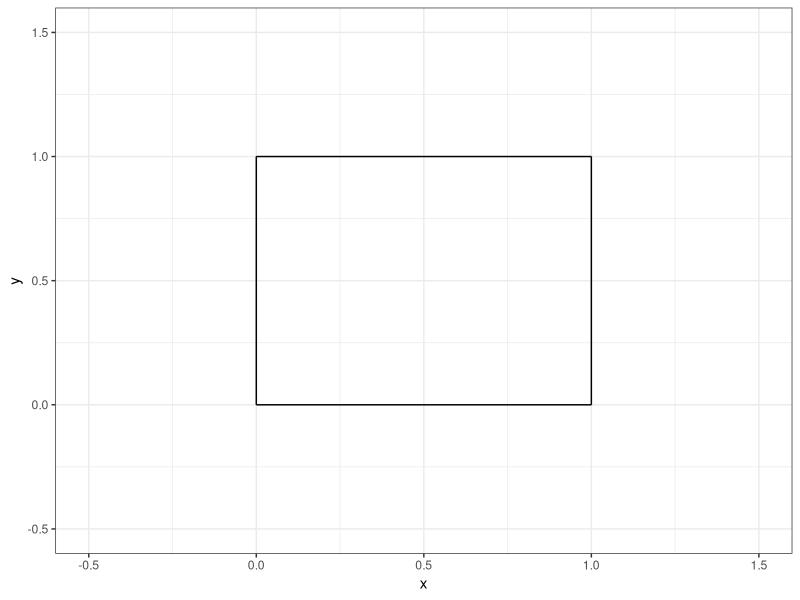
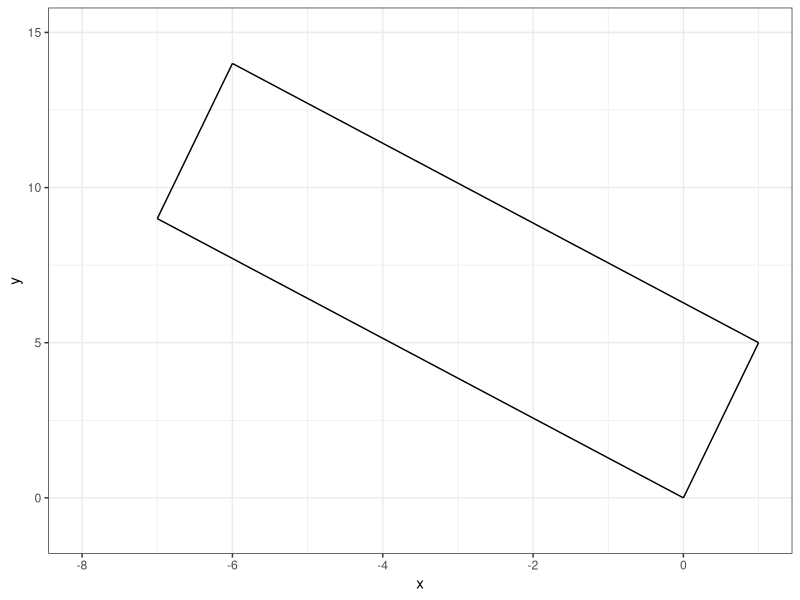
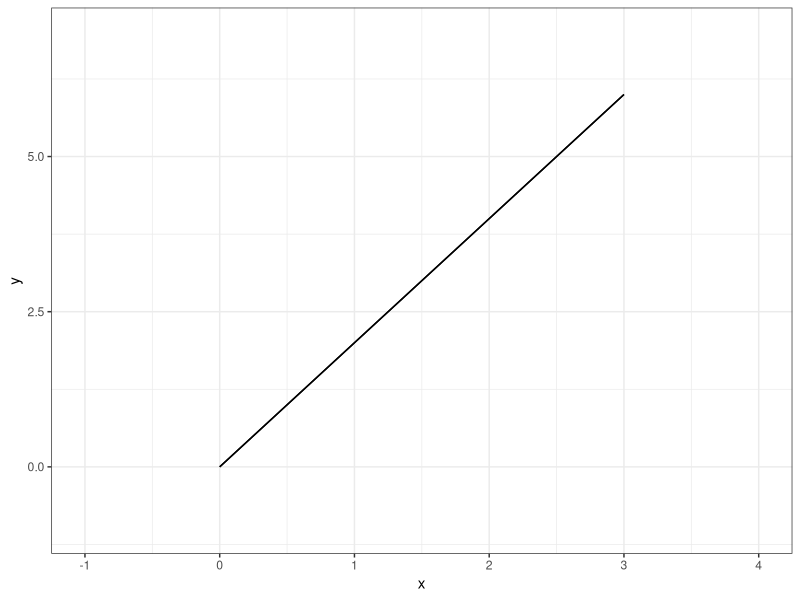
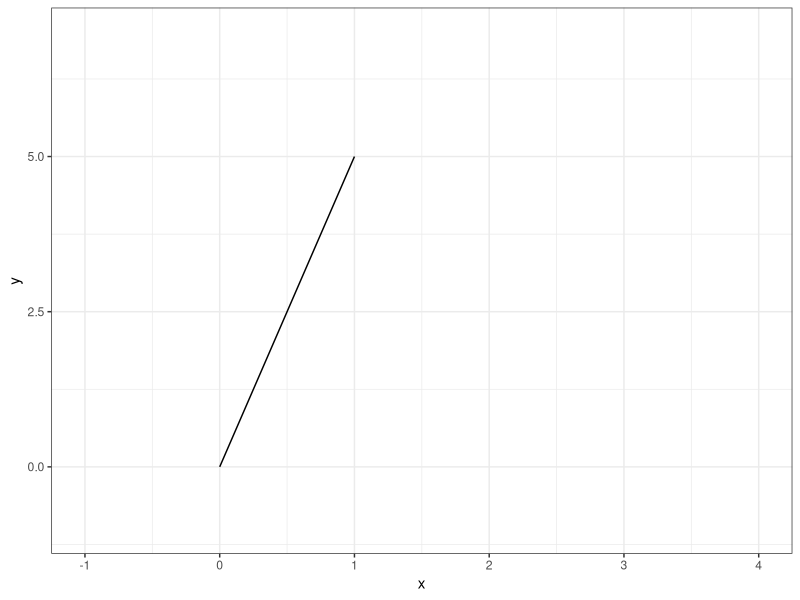

Source code (R) for these figures, in order:
## ---- chunk 1
#| echo: false

default_chunk_hook  <- knitr::knit_hooks$get("chunk")

latex_font_size <- c("Huge", "huge", "LARGE", "Large", 
                     "large", "normalsize", "small", 
                     "footnotesize", "scriptsize", "tiny")

knitr::knit_hooks$set(chunk = function(x, options) {
  x <- default_chunk_hook(x, options)
  if(options$size %in% latex_font_size) {
    paste0("\n \\", options$size, "\n\n", 
      x, 
      "\n\n \\normalsize"
    )
  } else {
    x
  }
})

## ---- chunk 2
#| label: load-packages
#| include: false
library(tidyverse)
## ---- chunk 3
#| label: fig-unitsquare
#| fig-cap: "The unit square."
#| fig-width: 3
#| fig-height: 3
#| scale: "80%"
#| fig-align: "center"
#| size: "scriptsize"
ggplot() +
  geom_segment(aes(x = 0, xend = 0,
                   y=0, yend = 1))+
  geom_segment(aes(x = 0, xend = 1,
                   y=1, yend = 1))+
  geom_segment(aes(x = 1, xend = 1,
                   y=0, yend = 1))+
  geom_segment(aes(x = 0, xend = 1,
                   y=0, yend = 0)) +
  theme_bw() + 
  xlim(-0.5, 1.5)+
  ylim(-0.5, 1.5)+
  labs(x = "x", 
       y = "y")
## ---- chunk 4
#| size: "scriptsize"
#| code-fold: FALSE
 
(A = matrix(data=c(1,-7,5,9), nrow=2, ncol=2, byrow=TRUE))
## ---- chunk 5
#| size: "scriptsize"
#| code-fold: FALSE

(M = diag(2))
(T = A %*% M)
## ---- chunk 6
#| size: "scriptsize"
#| code-fold: FALSE
(basis.vector.1 = T[,1])
(basis.vector.2 = T[,2])
## ---- chunk 7
#| size: "scriptsize"
#| code-fold: FALSE
(p.0 = c(0,0))
(p.1 = basis.vector.1)
(p.2 = basis.vector.1 + basis.vector.2)
(p.3 = basis.vector.2)
## ---- chunk 8
#| label: fig-part-1e
#| fig-cap: "Shape (part 1e)."
#| fig-width: 3
#| fig-height: 3
#| scale: "80%"
#| fig-align: "center"
#| size: "scriptsize"
ggplot() +
  geom_segment(aes(x = p.0[1], xend = p.1[1],
                   y=p.0[2], yend = p.1[2]))+
  geom_segment(aes(x = p.1[1], xend = p.2[1],
                   y=p.1[2], yend = p.2[2]))+
  geom_segment(aes(x = p.2[1], xend = p.3[1],
                   y=p.2[2], yend = p.3[2]))+
  geom_segment(aes(x = p.3[1], xend = p.0[1],
                   y=p.3[2], yend = p.0[2])) +
  theme_bw() + 
  xlim(-8, 1)+
  ylim(-1, 15)+
  labs(x = "x", 
       y = "y")
## ---- chunk 9
#| size: "scriptsize"
#| code-fold: FALSE
(det.A = det(A))
## ---- chunk 10
#| size: "scriptsize"
#| code-fold: FALSE
 
(A = matrix(data=c(1,2,2,4), nrow=2, ncol=2, byrow=TRUE))
## ---- chunk 11
#| size: "scriptsize"
#| code-fold: FALSE

(M = diag(2))
(T = A %*% M)
## ---- chunk 12
#| size: "scriptsize"
#| code-fold: FALSE
(basis.vector.1 = T[,1])
(basis.vector.2 = T[,2])
## ---- chunk 13
#| size: "scriptsize"
#| code-fold: FALSE
(p.0 = c(0,0))
(p.1 = basis.vector.1)
(p.2 = basis.vector.1 + basis.vector.2)
(p.3 = basis.vector.2)
## ---- chunk 14
#| label: fig-part-2e
#| fig-cap: "Shape (part 2e)."
#| fig-width: 3
#| fig-height: 3
#| scale: "80%"
#| fig-align: "center"
#| size: "scriptsize"
ggplot() +
  geom_segment(aes(x = p.0[1], xend = p.1[1],
                   y=p.0[2], yend = p.1[2]))+
  geom_segment(aes(x = p.1[1], xend = p.2[1],
                   y=p.1[2], yend = p.2[2]))+
  geom_segment(aes(x = p.2[1], xend = p.3[1],
                   y=p.2[2], yend = p.3[2]))+
  geom_segment(aes(x = p.3[1], xend = p.0[1],
                   y=p.3[2], yend = p.0[2])) +
  theme_bw() + 
  xlim(-1, 4)+
  ylim(-1, 7)+
  labs(x = "x", 
       y = "y")
## ---- chunk 15
#| size: "scriptsize"
#| code-fold: FALSE
(det.A = det(A))
## ---- chunk 16
#| size: "scriptsize"
#| code-fold: FALSE
k = 0.5
(M.v = matrix(data=c(1,k,0,1),nrow=2,ncol=2,byrow=TRUE))
(A = matrix(data=c(1,-7,5,9),nrow=2,ncol=2,byrow=TRUE))
(T = A %*% M.v)

(basis.vector.1 = T[,1])
(basis.vector.2 = T[,2])

p.0 = c(0,0)
p.1 = basis.vector.1
p.2 = basis.vector.1 + basis.vector.2
p.3 = basis.vector.2
## ---- chunk 17
#| label: fig-part-3a
#| fig-cap: "Shape (part 3a)."
#| fig-width: 3
#| fig-height: 3
#| scale: "80%"
#| fig-align: "center"
#| size: "scriptsize"
ggplot() +
  geom_segment(aes(x = p.0[1], xend = p.1[1],
                   y=p.0[2], yend = p.1[2]))+
  geom_segment(aes(x = p.1[1], xend = p.2[1],
                   y=p.1[2], yend = p.2[2]))+
  geom_segment(aes(x = p.2[1], xend = p.3[1],
                   y=p.2[2], yend = p.3[2]))+
  geom_segment(aes(x = p.3[1], xend = p.0[1],
                   y=p.3[2], yend = p.0[2])) +
  theme_bw() + 
  xlim(-1, 4)+
  ylim(-1, 7)+
  labs(x = "x", 
       y = "y")
